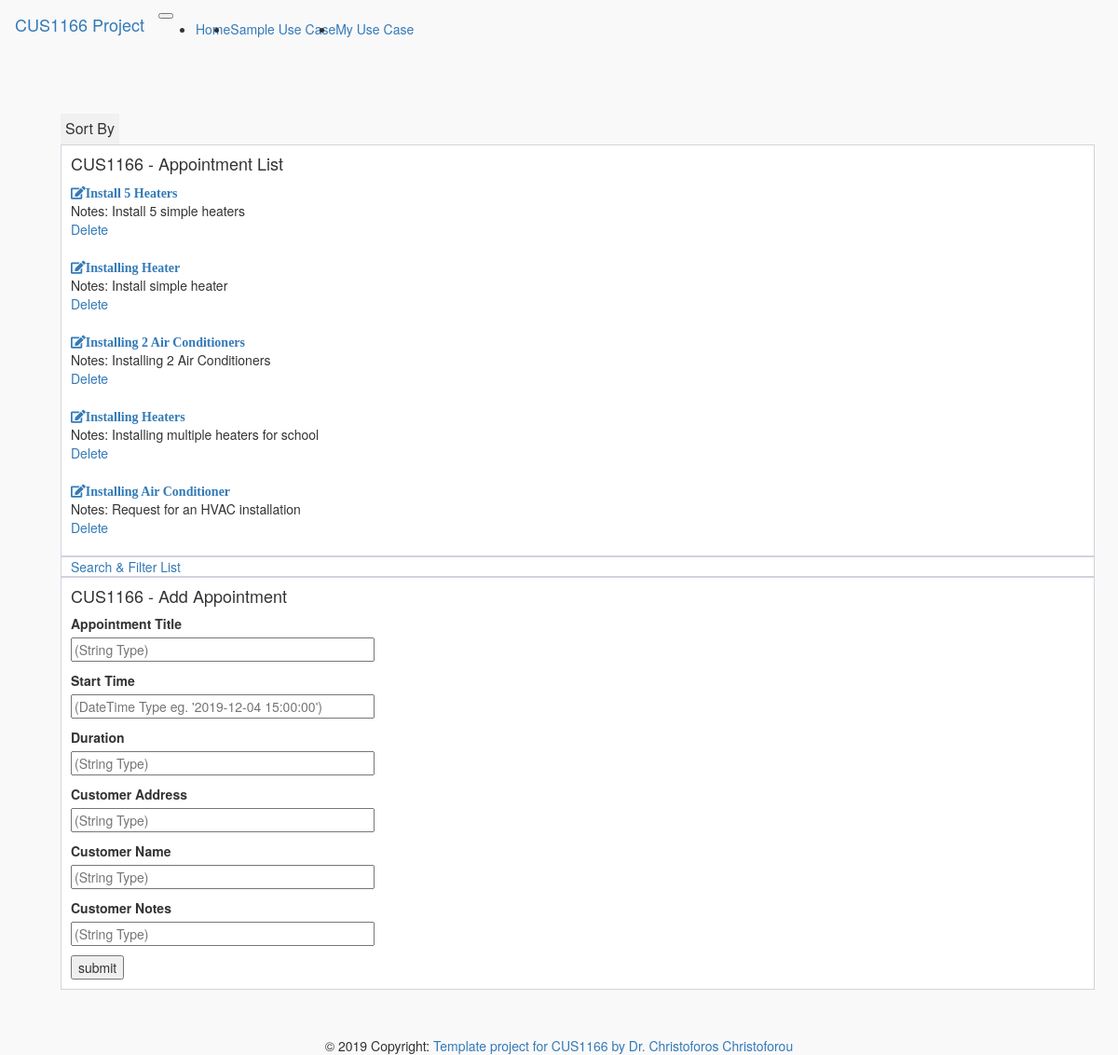
The page /appointmentlist/5/ on the database its author committed.
### app/models.py (models this page shows)
class Appointment(db.Model):
    appointment_id = db.Column(db.Integer, primary_key=True)
    appointment_title = db.Column(db.String)
    appointment_start_date = db.Column(db.DateTime)
    appointment_duration = db.Column(db.String)
    appointment_location = db.Column(db.String)
    customer_name = db.Column(db.String)
    customer_notes = db.Column(db.String)

### app/main/routes.py (the view, shortened to what this page needs)
@bp.route('/appointmentlist/<int:sortby>/', methods=['GET','POST'])
def appointmentlist(sortby):
    form = AppointmentForm()
    if sortby==0:
        appointment_list = Appointment.query.order_by(Appointment.appointment_title)
    elif sortby==1:
        appointment_list = Appointment.query.order_by(Appointment.appointment_start_date)
    elif sortby==2:
        appointment_list = Appointment.query.order_by(Appointment.appointment_duration)
    elif sortby==3:
        appointment_list = Appointment.query.order_by(Appointment.appointment_location)
    elif sortby==4:
        appointment_list = Appointment.query.order_by(Appointment.customer_name)
    elif sortby==5:
        appointment_list = Appointment.query.order_by(Appointment.customer_notes)
    else:
        appointment_list = db.session.query(Appointment).all()
    return render_template("main/appointmentlist.html",appointment_list = appointment_list,form= form, sortby=sortby)

### app/main/forms.py
class AppointmentForm(FlaskForm):
    appointment_title = StringField('Appointment Title', validators=[DataRequired()])
    appointment_start_date = DateTimeField('Start Time', validators=[DataRequired()])
    appointment_duration = StringField('Duration', validators=[DataRequired()])
    appointment_location = StringField('Customer Address', validators=[DataRequired()])
    customer_name = StringField('Customer Name', validators=[DataRequired()])
    customer_notes = StringField('Customer Notes', validators=[DataRequired()])
    submit = SubmitField('submit')

### app/templates/main/appointmentlist.html (shortened to what this page needs)
{% extends "menu.html" %}
{% block main_content %}
<link rel="stylesheet", type="text/css", href="{{url_for('static', filename='css/dropdown.css')}}">
<div class="page-content page-container" id="page-content">
    <div class="padding">
        <div class="row container d-flex justify-content-center">
            <div class="col-lg-12">
                <div class="dropdown">
                  <button class="dropbtn">Sort By</button>
                </div>
                <div class="card px-3">
                    <h4>CUS1166 - Appointment List</h4>
                    {% for appointment in appointment_list %}
                        <a href="{{url_for('main.appointment', appointment_id=appointment.appointment_id)}}">
                             <i class="fas fa-edit">{{appointment.appointment_title}}</i>
                        </a>
                        {% if sortby == 1 %}
                          <span>Start Date: {{appointment.appointment_start_date}}</span>
                        {% elif sortby == 2 %}
                          <span>Duration: {{appointment.appointment_duration}}</span>
                        {% elif sortby == 3 %}
                          <span>Location: {{appointment.appointment_location}}</span>
                        {% elif sortby == 4 %}
                          <span>Customer Name: {{appointment.customer_name}}</span>
                        {% elif sortby == 5 %}
                          <span>Notes: {{appointment.customer_notes}}</span>
                        {% endif %}
                        <a href="{{url_for('main.remove_appointment', appointment_id=appointment.appointment_id)}}">Delete</a>
                        <br>
                    {% endfor %}
                </div>
                <div class="card px-3">
                  <a href="{{url_for('main.search_appointment', filterby=0)}}">Search & Filter List</a>
                </div>
                <div class="card px-3">
                    <h4>CUS1166 - Add Appointment</h4>
                    <form action="{{url_for('main.appointmentlist', sortby=0)}}" method="POST" novalidate>
                    <p>
                        {{form.appointment_title.label}}<br>
                        {{form.appointment_title(size=40, placeholder="(String Type)")}}<br>
                    </p>
                    <p>
                        {{form.appointment_start_date.label}}<br>
                        {{form.appointment_start_date(size=40, placeholder="(DateTime Type eg. '2019-12-04 15:00:00')")}}<br>
                    </p>
                    <p>
                        {{form.appointment_duration.label}}<br>
                        {{form.appointment_duration(size=40, placeholder="(String Type)")}}<br>
                    </p>
                    <p>
                        {{form.appointment_location.label}}<br>
                        {{form.appointment_location(size=40, placeholder="(String Type)")}}<br>
                    </p>
                    <p>
                        {{form.customer_name.label}}<br>
                        {{form.customer_name(size=40, placeholder="(String Type)") }}<br>
                    </p>
                    <p>
                        {{form.customer_notes.label}}<br>
                        {{form.customer_notes(size=40, placeholder="(String Type)")}}
                    </p>
                    <p>{{form.submit()}}</p>
                    </form>
                </div>
            </div>
        </div>
    </div>
</div>
{% endblock %}

### app/static/css/cus1166_custom.css (style rules this page uses)
body { background-color: #f9f9fa }
.padding { padding: 5rem }
.card { box-shadow: none; -webkit-box-shadow: none; -moz-box-shadow: none; -ms-box-shadow: none }
.pl-3, .px-3 { padding-left: 1rem !important }
.card { position: relative; display: flex; flex-direction: column; min-width: 0; word-wrap: break-word; background-color: #fff; background-clip: border-box; border: 1px solid #d2d2dc; border-radius: 0 }
.pr-3, .px-3 { padding-right: 1rem !important }
.d-flex { display: flex !important }
.d-flex, .loader-demo-box, .distribution-chart-legend .distribution-chart, .distribution-chart-legend .distribution-chart .item, .list-wrapper ul li, .email-wrapper .mail-sidebar .menu-bar .profile-list-item a, .email-wrapper .mail-sidebar .menu-bar .profile-list-item a .user, .email-wrapper .mail-list-container .mail-list .details, .email-wrapper .message-body .attachments-sections ul li .thumb, .email-wrapper .message-body .attachments-sections ul li .details .buttons, .lightGallery .image-tile .demo-gallery-poster, .swal2-modal, .navbar .navbar-menu-wrapper .navbar-nav, .navbar .navbar-menu-wrapper .navbar-nav .nav-item.nav-profile, .navbar .navbar-menu-wrapper .navbar-nav .nav-item.dropdown .navbar-dropdown .dropdown-item { display: flex !important }

### app/static/css/dropdown.css (style rules this page uses)
.dropbtn { background-color: #f1f1f1; padding: 5px; font-size: 16px; border: none; }
.dropdown { position: relative; display: inline-block; }

### rows shown on the page
Appointment: appointment_title "Install 5 Heaters", customer_notes "Install 5 simple heaters"
Appointment: appointment_title "Installing Heater", customer_notes "Install simple heater"
Appointment: appointment_title "Installing 2 Air Conditioners", customer_notes "Installing 2 Air Conditioners"
Appointment: appointment_title "Installing Heaters", customer_notes "Installing multiple heaters for school"
Appointment: appointment_title "Installing Air Conditioner", customer_notes "Request for an HVAC installation"
